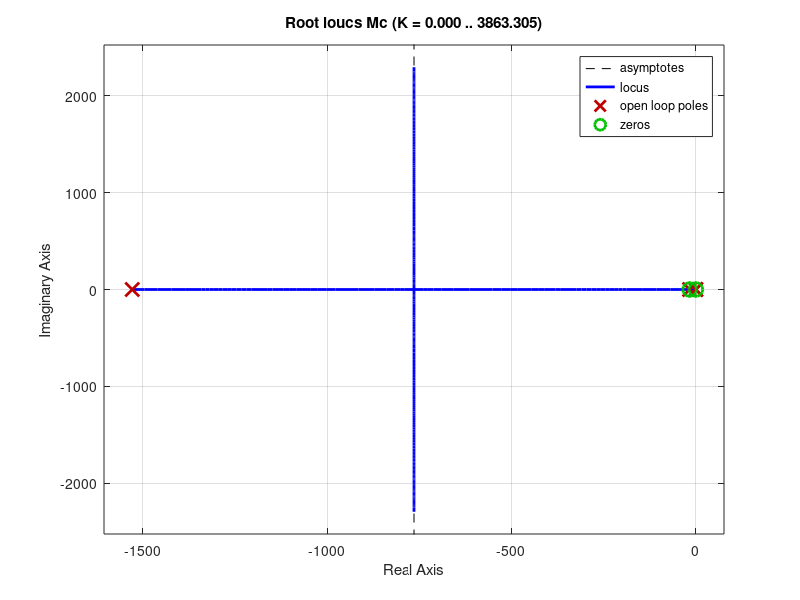

Write MATLAB code to recreate this figure.
clc, clear all

s = tf('s');

% pendulum tf
g = 9.8; % m/sec^2
l = 0.0936; % m
tauL = sqrt(g/l); % sec

G = -s^2/g/((tauL*s + 1)*(tauL*s - 1));

%% series compensator tf (lag)

tau = 1;
alpha = 1;

K = alpha*(tau*s + 1)/(alpha*tau*s + 1);

%% motor tf
Ke = .0111; % V*sec/rad
tauM = .0596; % sec

M = 1/Ke/(s*(1 + tauM*s)); % Vout/Vin

% velocity minor loop
kV = 1;
enc = kV*s;

Mc = M/(1 + M*enc); % X/Vin 

% position positive feedback
kP = 1;

Lminor = M*enc; % minor position loop TF
KM = K*Mc;

KMp = KM/(1 - kP*KM); % large minor loop

Lmajor = KMp*G; % total loop TF
XoverTheta = KMp/(1 - G*KMp); % total TF

figure(1)
clf
rlocus(Mc)
hold on
% subplot(211)
% margin(M)
% subplot(212)
% step(M)
